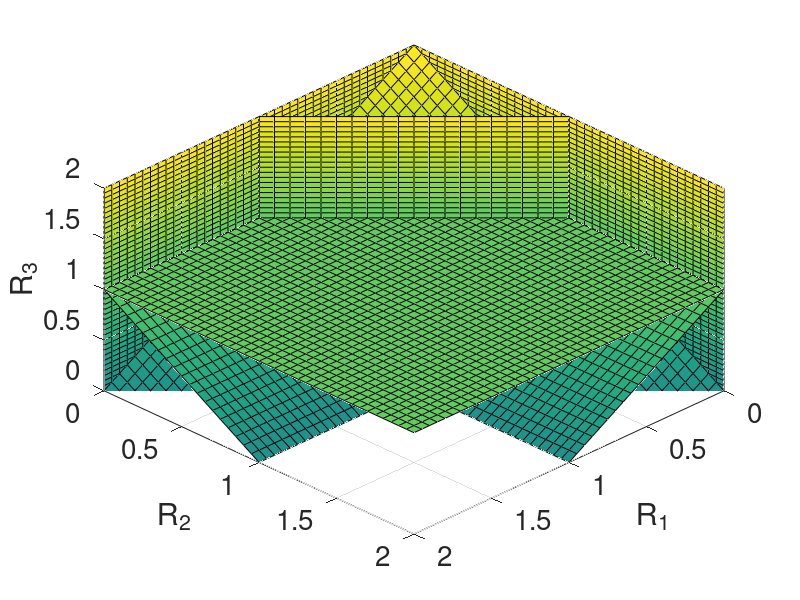

Reproduce this figure in MATLAB.
clear
hold off
%p1=0 p2=0 p3=0.5
%H=load('salidaH.dat');
H321=2;
H32 =1;
H31 =1;
H3  =1;
H21 =1;
H2  =0;
H1  =0;

set(gca,'fontsize',20); % sets font of numbers on axes

delta=0.05;

deltax=delta;
xmax=2;
deltay=delta;
ymax=2;
deltaz=delta;
zmax=2;

[x1,y1]=meshgrid(0.0:deltax:xmax,0.0:deltay:ymax);
z1=H3+0*x1;

[x2,z2]=meshgrid(0.0:deltax:xmax,0.0:deltaz:zmax);
y2=H2+0*x2;

[z3,y3]=meshgrid(0.0:deltaz:zmax,0.0:deltay:ymax);
x3=H1+0*z3;

[x4,y4]=meshgrid(0.0:deltax:xmax,0.0:deltay:ymax);
z4=H31-x4;

[x5,z5]=meshgrid(0.0:deltax:xmax,0.0:deltaz:zmax);
y5=H21-x5;

[x6,z6]=meshgrid(0.0:deltaz:zmax,0.0:deltay:ymax);
y6=H32-z6;

[x7,y7]=meshgrid(0.0:deltax:xmax,0.0:deltay:ymax);
z7=H321-x7-y7;

%%plot3(x1,y1,z1,x2,y2,z2,x3,y3,z3,x4,y4,z4,x5,y5,z5,x6,y6,z6,x7,y7,z7),grid
hold on
surf(x1,y1,z1),grid
surf(x2,y2,z2),grid
surf(x3,y3,z3),grid
surf(x4,y4,z4),grid
surf(x5,y5,z5),grid
surf(x6,y6,z6),grid
surf(x7,y7,z7),grid
hold off
axis([0 xmax 0 ymax 0 zmax]);
az = 135;
el = 45;
view(az, el);
xlabel('R_1');ylabel('R_2');zlabel('R_3');

print('slepianwolf3d1.eps','-deps','-color');

